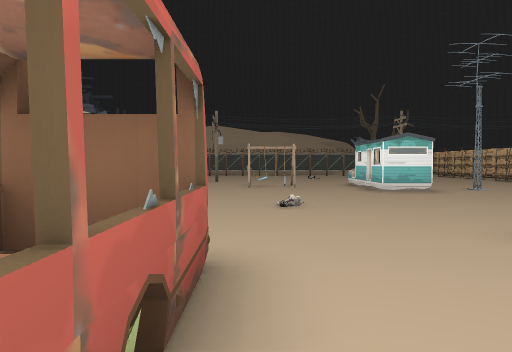
view 1 (above)

24 first-person views from a walk through a 3-D level made in the Unity game engine. The camera is 1.5 m above the floor, tilts 2° down and sees 70° across. The floor is counted in squares, 2 m on a side. Each view is taken from the middle of a square. On the plan, view 1 faces up. The plan holds only what a view shows up to about 11 squares ahead; the rest is blank. The place goes on beyond the plan. The player character is not drawn. Some surface patterns are stand-ins.

view 2
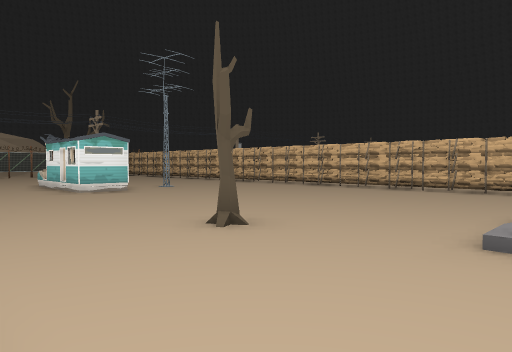

view 3
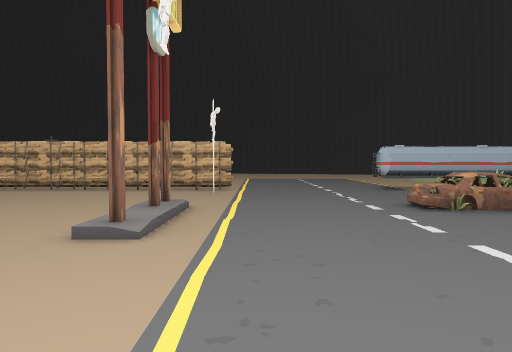

view 4
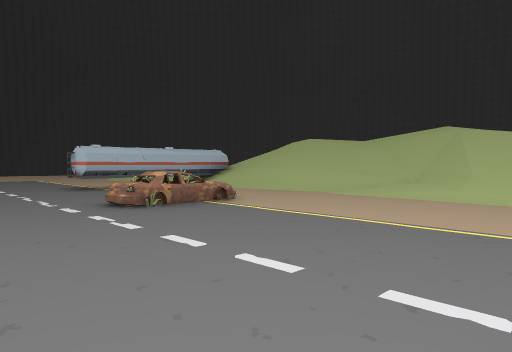

view 5
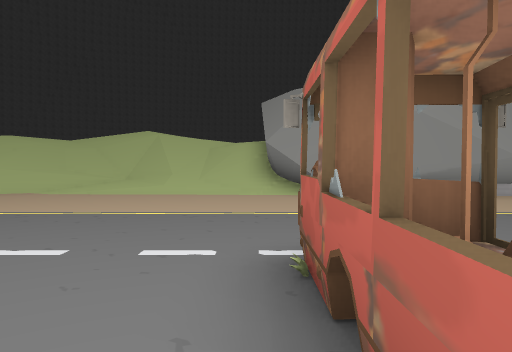

view 6
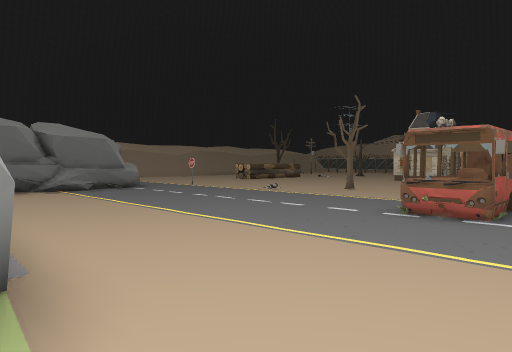

view 7
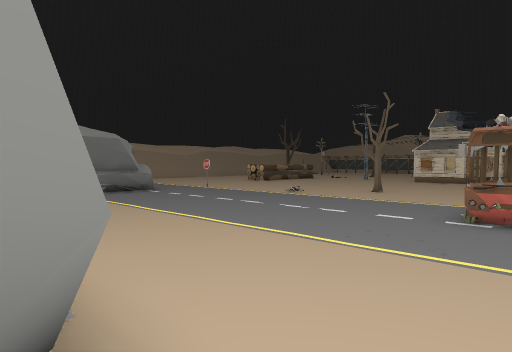

view 8
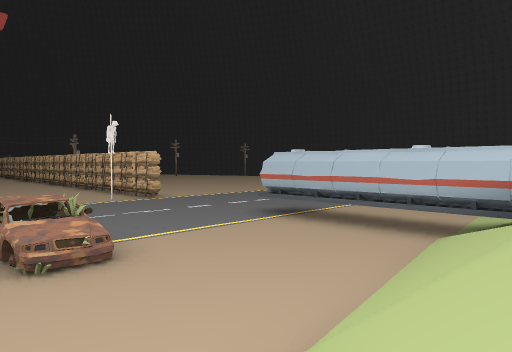

view 9
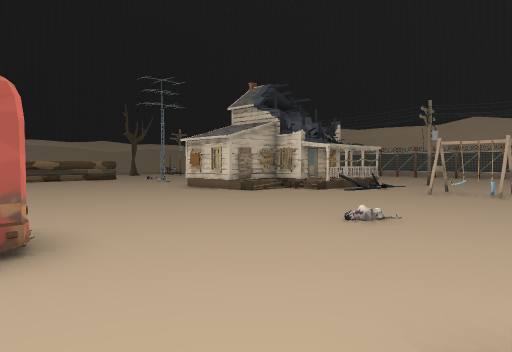

view 10
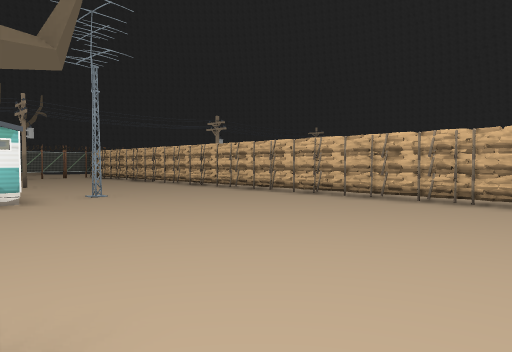

view 11
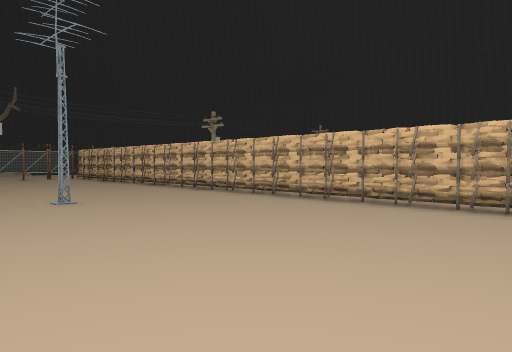

view 12
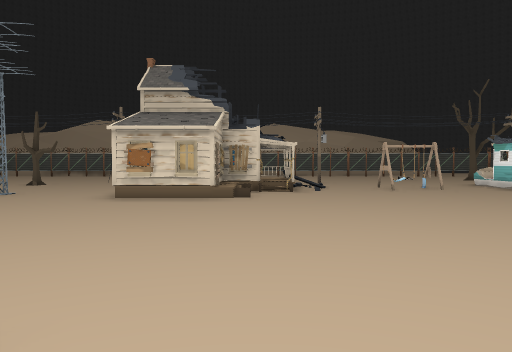

view 13
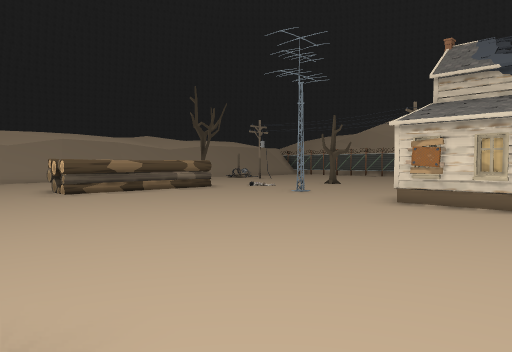

view 14
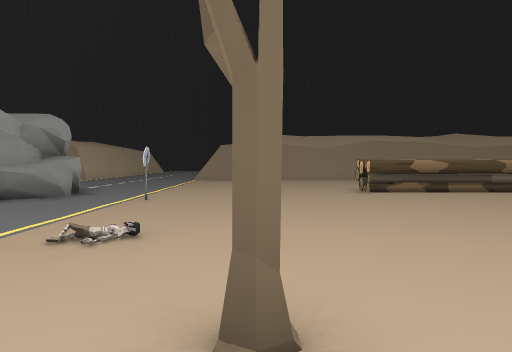

view 15
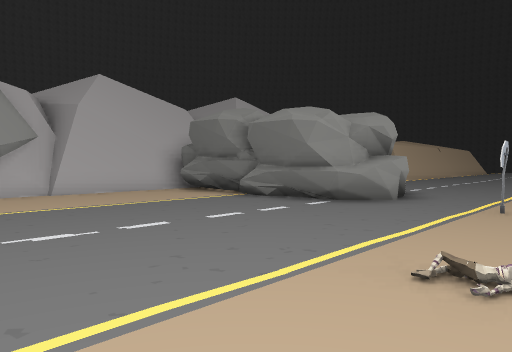

view 16
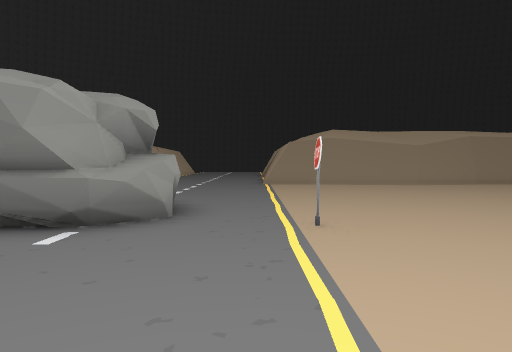

view 17
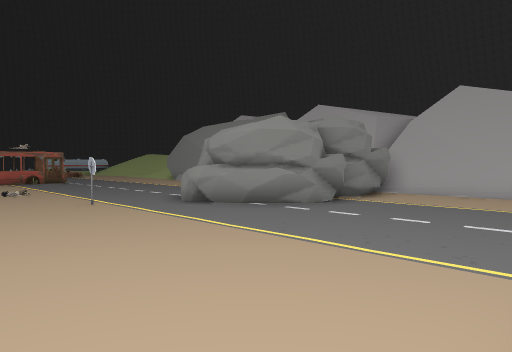

view 18
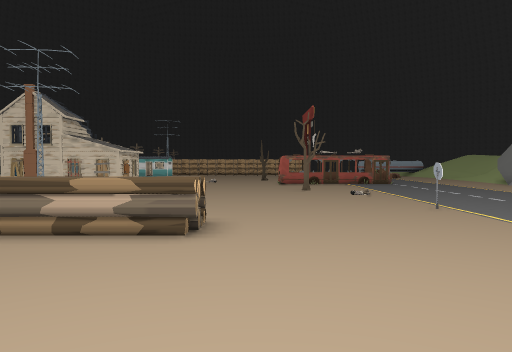

view 19
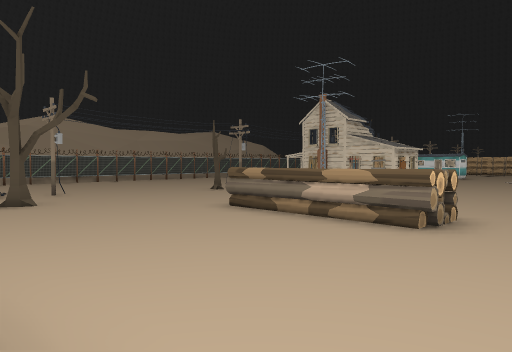

view 20
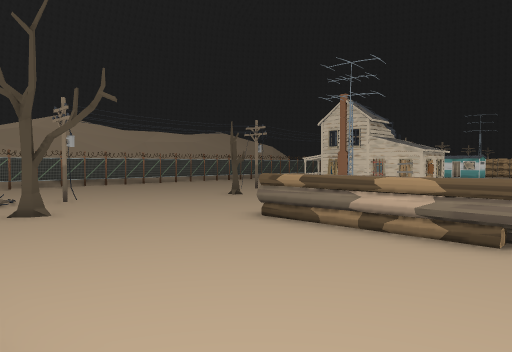

view 21
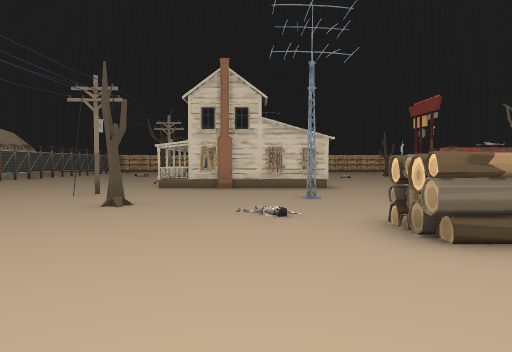

view 22
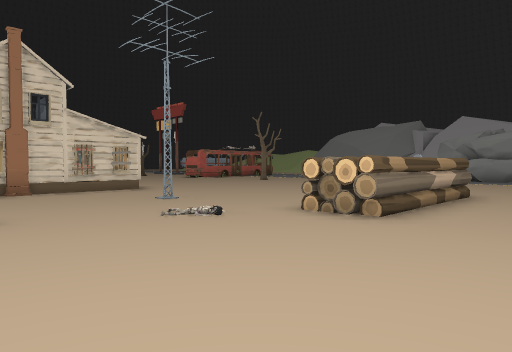

view 23
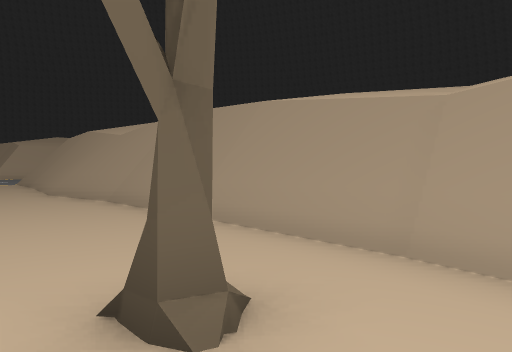

view 24
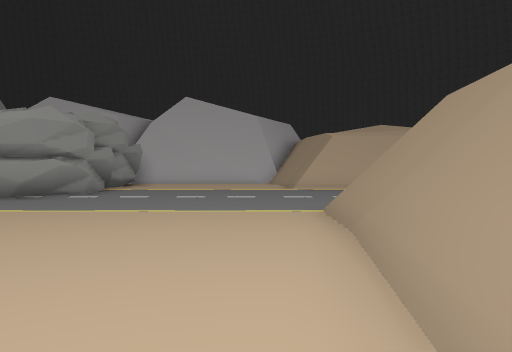

### Floor plan
Key: @ floor where view 1 was taken; # wall or solid block; x gap in a wall; . main floor; : floor 3.5 m higher than the main floor; + floor 3.75 m higher than the main floor; * floor 4 m higher than the main floor; / step, stairs or slope; = window, fence, low wall or low ledge; v drop or lower ground; B building; T tree; C car; H thing the floor can be seen under or through.
Columns run from 23 left of view 1 to 13 right of it. Each row starts with its distance up from view 1.
 16             .....
 15       x.. ....#..      ..
 14     .......TT...B     ...    ....
 13 *:v#.......TT...B     .....  .....
 12 +:##. T.........BB BB/.##..B .....#
 11 *:##....... ....BBBBB......B......#
 10 *+##.........#..BBB........B.#....#
  9   ##.....#......BBB...............#
  8   ##.....#........................#
  7   v#.....#........................#
  6    #.....#........................#
  5   # .....#........................#
  4  :=/..............................#.
  3  :#/......................T.......#.
  2   #/..............T...#...........#.
  1   ##.................  ...........#
  0   ##........#... ....  @...#x#...x#
 -1    ................... .............
 -2    ...................#..............
 -3   .......####........................
 -4   ......##  #................ .......
 -5   ......##  #................C....H..
 -6  ##/.....#  #................ ....H..
 -7      ...##  #.....................H..
 -8      ...#   #.....................H..
 -9      ####   #######/ ##///////////H/
-10      vv       vvv     //////////

Positions as (right, up) in squares from view 1, and headings:
1: (0, 0), facing up
2: (0, 0), facing up-right
3: (0, -1), facing right
4: (0, -1), facing down-right
5: (0, 0), facing down
6: (1, -9), facing up-left
7: (0, -9), facing up-left
8: (5, -10), facing up-right
9: (3, 2), facing up-left
10: (3, 2), facing up-right
11: (4, 3), facing up-right
12: (-4, 1), facing up
13: (-4, 2), facing up-left
14: (-4, 2), facing left
15: (-5, 1), facing down-left
16: (-7, -1), facing left
17: (-20, 3), facing down-right
18: (-20, 4), facing right
19: (-20, 3), facing up-right
20: (-20, 4), facing up-right
21: (-18, 11), facing right
22: (-17, 14), facing down-right
23: (-17, 14), facing down-left
24: (-19, 5), facing down
